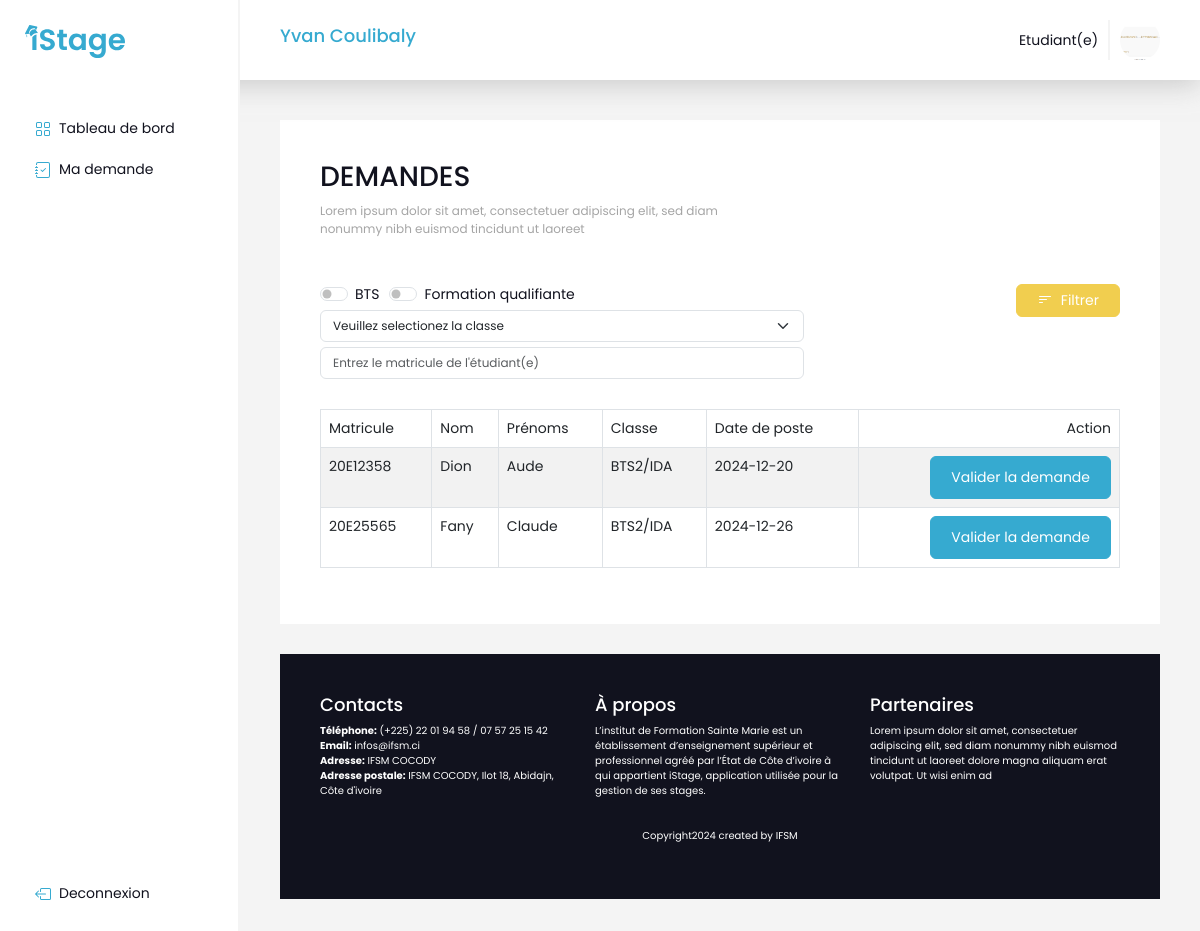
Page /list.php (signed in) on the committed database.
### tables this page shows
CREATE TABLE `etudiant` (
  `id` int(11) NOT NULL,
  `matricule` varchar(50) NOT NULL,
  `nom` varchar(100) NOT NULL,
  `prenom` varchar(100) NOT NULL,
  `date` varchar(15) NOT NULL,
  `sexe` varchar(2) NOT NULL,
  `email` varchar(150) NOT NULL,
  `commune` varchar(50) NOT NULL,
  `quartier` varchar(100) NOT NULL,
  `phone` varchar(20) DEFAULT NULL,
  `phone_2` varchar(20) NOT NULL,
  `classe` varchar(100) NOT NULL,
  `filiere` varchar(100) DEFAULT NULL,
  `niveau` varchar(50) DEFAULT NULL,
  `section` int(11) NOT NULL,
  `commune_1` varchar(50) NOT NULL,
  `commune_2` varchar(50) NOT NULL,
  `commune_3` varchar(50) NOT NULL,
  `photo` text NOT NULL,
  `cv` text NOT NULL,
  `statut` varchar(50) NOT NULL,
  `diplome` varchar(20) NOT NULL,
  `date_diplome` varchar(20) NOT NULL,
  `etablissement` varchar(150) NOT NULL,
  `solde` int(11) NOT NULL,
  `mot_de_passe` varchar(255) NOT NULL
);

CREATE TABLE `candidature` (
  `id` int(11) NOT NULL,
  `date` date NOT NULL DEFAULT current_timestamp(),
  `statut` enum('en cours de validation','en attente','en cours','interrompue','terminée','suspendu') NOT NULL DEFAULT 'en cours de validation',
  `id_etudiant` int(11) NOT NULL,
  `id_offre` int(11) NOT NULL
);

### list.php (the view, shortened to what this page needs)
<?php
require('./php/formAction.php');
if ($_SESSION['statut'] == 'Etudiant(e)') {
    $checkStudents = $bd->prepare('SELECT * FROM etudiant WHERE id = ?');
    $checkStudents->execute(array($_SESSION['id']));
    $etudiant = $checkStudents->fetch();
    $checkCandidates = $bd->prepare('SELECT * FROM candidature WHERE statut = ?');
    $checkCandidates->execute(array('en cours de validation'));
}
?>
<!DOCTYPE html>
<html lang="en">
<head>
    <link rel="stylesheet" href="https://cdn.jsdelivr.net/npm/bootstrap@5.3.0/dist/css/bootstrap.min.css">
    <link rel="stylesheet" href="./css/style.css">
</head>
<body>
    <section class="home section">
    <div class="navbar">
            <div class="text">
                <h2><span style="color: var(--blue); text-transform: capitalize;"><?= $_SESSION['prenom'] ?> <?= $_SESSION['nom'] ?></span></span></h2>
            </div>
            <div id="statut"><?= $_SESSION['statut'] ?></span></div>
            <div class="profile">
               <div class="img-profile">
                    <?php
                        if ($_SESSION['statut'] == 'Etudiant(e)') {
                            ?>
                                <img src="<?= $etudiant['photo'] ?>" alt="">
                            <?php
                        }else {
                            ?>
                                <img src="<?= $user['photo'] ?>" alt="">
                            <?php
                        }
                    ?>
               </div>
            </div>
        </div>
        <div class="menu-lateral">
            <div class="bar">
            </div>
            <ul>
                <li>
                    <a href="./home.php">
                        Tableau de bord
                    </a>
                </li><?php
                    if ( $_SESSION['statut'] == "Etudiant(e)" ) {
                        ?>
                        <li>
                            <a href="./ask.php">
                                Ma demande
                            </a>
                        </li>
                        <?php
                    }
                ?>
            </ul>
            <a href="./php/logoutAction.php" id="deconnect">
                Deconnexion
            </a>
        </div>
        <div class="content">
            <div class="item">
                <div class="label">
                    <div class="text">
                        <h3>DEMANDES <?php if (isset($title)) { echo $title;} else { echo ' ';} ?></h3>
                        <p>
                            Lorem ipsum dolor sit amet,
                            consectetuer adipiscing elit,
                            sed diam nonummy nibh euismod
                            tincidunt ut laoreet
                        </p>
                    </div>
                </div>
                <form class="filter" method="get">
                    <div class="check">
                        <div class="other">
                            <div class="form-check form-switch">
                                <input class="form-check-input" type="checkbox" role="switch" id="flexSwitchCheckDefault" name="bts">
                                <label class="form-check-label" for="flexSwitchCheckDefault">BTS</label>
                            </div>
                            <div class="form-check form-switch">
                                <input class="form-check-input" type="checkbox" role="switch" id="fq" name="fq">
                                <label class="form-check-label" for="fq">Formation qualifiante</label>
                            </div>
                        </div>
                        <div class="group">
                            <select name="classe" class="form-select" aria-label="Default select example" style="font-size: 12px;">
                                <option value="">Veuillez selectionez la classe</option>
                            </select>
                        </div>
                        <div class="group">
                            <input name="matricule" class="form-control" placeholder="Entrez le matricule de l'étudiant(e)" style="font-size: 12px; margin-top: 5px;">
                        </div>
                    </div>
                    <button type="submit" class="btn gold" id="importation" name="submit">
                        <p>Filtrer</p>
                    </button>
                </form>
                <div class="bootstrap-table">
                <table class="table table-striped table-bordered">
                <?php
                if ($checkCandidates->rowCount() > 0) {
                    ?>
                <thead>
                    <tr>
                        <td>
                            Matricule
                        </td>
                        <td>
                            Nom
                        </td>
                        <td>
                            Prénoms
                        </td>
                        <td>
                            Classe
                        </td>
                        <td>
                            Date de poste
                        </td>
                        <td  style="text-align: end;">
                            Action
                        </td>
                    </tr>
                </thead>
                <tbody>
                    <?php
                        while ($poste = $checkCandidates->fetch()) {
                            $checkStudents = $bd->prepare('SELECT * FROM etudiant WHERE id = ?');
                            $checkStudents->execute(array($poste['id_etudiant']));
                            $etudiant = $checkStudents->fetch();
                            ?>
                        <tr>
                            <td>
                                <?= $etudiant['matricule'] ?>
                            </td>
                            <td>
                                <?= $etudiant['nom'] ?>
                            </td>
                            <td>
                                <?= $etudiant['prenom'] ?>
                            </td>
                            <td>
                                <?= $etudiant['classe'] ?>
                            </td>
                            <td>
                                <?= $poste['date'] ?>
                            </td>
                            <td  style="text-align: end;">
                                <?php
                                    if ($_SESSION['statut'] != "Responsable") {
                                        ?>
                                            <a href="./validate.php?id=<?= $etudiant['id'] ?>" class="btn">Valider la demande</a>
                                        <?php
                                    }else{
                                        ?>
                                            <a href="./validate.php?id=<?= $etudiant['id'] ?>" class="btn">Attribuer</a>
                                        <?php
                                    }
                                ?>
                            </td>
                        </tr>
                        <?php
                        }
                    ?>
                </tbody>
                        <?php
                    }
                ?>
                </table>
                </div>
            </div>
            <div class="item foot">
                <div class="text">
                    <div class="">
                        <h2>Contacts</h2>
                        <strong>Téléphone:</strong> (+225) 22 01 94 58 / 07 57 25 15 42 <br>
                        <strong>Email:</strong> infos@ifsm.ci <br>
                        <strong>Adresse:</strong> IFSM COCODY <br>
                        <strong>Adresse postale:</strong> IFSM COCODY, Ilot 18, Abidajn, Côte d'ivoire
                    </div>
                    <div class="">
                        <h2>À propos</h2>
                        L’institut de Formation Sainte Marie est un établissement
                        d’enseignement supérieur et professionnel agréé par
                        l’État de Côte d’ivoire à qui appartient iStage, application
                        utilisée pour la gestion de ses stages.
                    </div>
                    <div class="">
                        <h2>Partenaires</h2>
                        Lorem ipsum dolor sit amet, consectetuer adipiscing elit,
                        sed diam nonummy nibh euismod tincidunt ut laoreet dolore
                        magna aliquam erat volutpat. Ut wisi enim ad
                    </div>
                </div>
                <p>Copyright2024 created by IFSM</p>
            </div>
        </div>
    </section>
</body>
</html>

### css/style.css (style rules this page uses)
:root { --blue: #36aad0; --text: #11121e; --white: #ffffff; --grey: #a5a5a5; --gold: #f1ce4f; --lightgrey: #f4f4f4; --transition: all 0.3s ease; }
* { padding: 0; margin: 0; box-sizing: border-box; font-family: 'poppins'; }
body { color: var(--text); font-size: 14px; }
.section { width: 100%; }
.btn { display: flex; color: var(--white); padding: 10px 20px; font-size: 14px; font-size: 700; background: var(--blue); border: 1px solid var(--blue); cursor: pointer; transition: var(--transition); align-items: center; }
ul { list-style: none; }
a { text-decoration: none; }
.home { position: relative; height: 100vh; background: var(--lightgrey); overflow: hidden; overflow-y: scroll; }
.section .menu-lateral { position: fixed; display: flex; width: 20%; height: 100vh; padding: 25px; background: var(--white); border-right: 2px solid var(--lightgrey); flex-direction: column; top: 0; z-index: 99; }
.section .menu-lateral .bar svg { object-fit: cover; width: 100px; }
.section .menu-lateral ul { width: 100%; margin: 50px 0; }
.section .menu-lateral ul li { width: 100%; }
.section .menu-lateral ul li a, #deconnect { display: flex; color: var(--text); width: 100%; padding: 10px; transition: var(--transition); align-items: center; gap: 8px; }
.section .menu-lateral ul li a svg, #deconnect svg { color: var(--blue); transition: var(--transition); }
.section .navbar { position: fixed; display: flex; width: 100%; padding: 20px 40px; padding-left: calc(20% + 40px); background-color: var(--white); justify-content: space-between; align-items: center; left: 0; top: 0; box-shadow: 0px 5px 25px #a8a8a888; z-index: 97; }
.section .navbar .text { display: flex; align-items: center; gap: 10px; }
.navbar .img-profile { padding-left: 10px; border-left: 2px solid var(--lightgrey); }
.img-profile img { object-fit: cover; width: 40px; height: 40px; border-radius: 50%; }
#statut { margin-left: auto; margin-right: 10px; }
#deconnect { margin-top: auto; }
.section .content { display: flex; width: 100%; padding: 40px; padding-top: 120px; padding-left: calc(20% + 40px); padding-right: 40px; gap: 30px; flex-direction: column; }
.home .content .item { display: flex; color: var(--text); width: 100%; padding: 40px; background: var(--white); flex-direction: column; gap: 30px; }
.home .content .item .label { display: flex; width: 100%; }
.home .content .item .label p { color: var(--grey); width: 400px; font-size: 12px; }
.home .content .item.foot { display: flex; color: var(--white); font-size: 10px; background: var(--text); align-items: center; }
.home .content .item.foot .text { display: flex; width: 100%; gap: 25px; }
.home .content .item.foot .text div { flex: 1; }
.btn { display: flex; justify-content: center; gap: 8px; }

### list.php (style rules this page uses)
.btn { width: fit-content; margin-left: auto; }
thead, thead tr { width: 100%; }
thead tr td { color: var(--white); background: var(--grey); padding: 5px 10px; }
.filter { display: flex; width: 100%; justify-content: space-between; flex-direction: row; }
.filter .check { width: fit-content; gap: 10px; }
.filter .check .other { display: flex; width: fit-content; gap: 10px; }
.btn.gold { display: flex; color: var(--white); width: fit-content; height: fit-content; padding: 0; padding: 5px 20px; background: var(--gold); border: 1px solid var(--gold); transition: var(--transition); align-items: center; gap: 8px; }
.btn.gold p { padding: 0; margin: 0; }
body { font-size: 14px; }
h2 { font-size: 18px; }
ul { padding:0; }

### rows in the picture
etudiant: photo (picture)
candidature: id_etudiant.matricule "20E12358", id_etudiant.nom "Dion", id_etudiant.prenom "Aude", id_etudiant.classe "BTS2/IDA", date "2024-12-20"
candidature: id_etudiant.matricule "20E25565", id_etudiant.nom "Fany", id_etudiant.prenom "Claude", id_etudiant.classe "BTS2/IDA", date "2024-12-26"

### other values in the picture
$_SESSION['prenom'] "Yvan"
$_SESSION['nom'] "Coulibaly"
$_SESSION['statut'] "Etudiant(e)"
